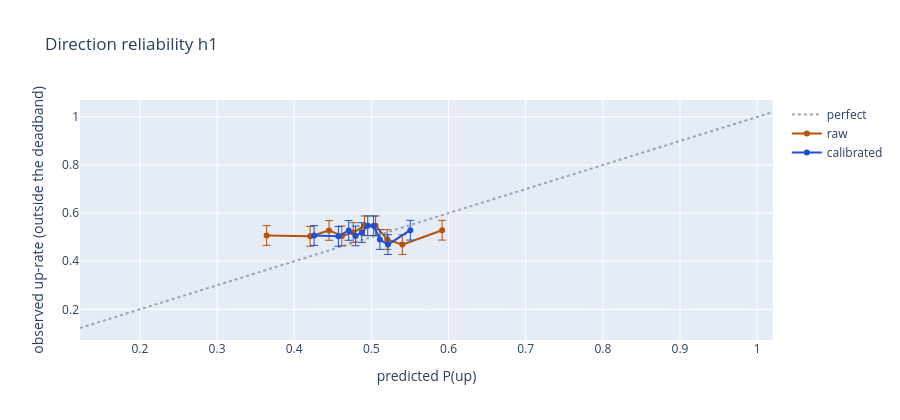
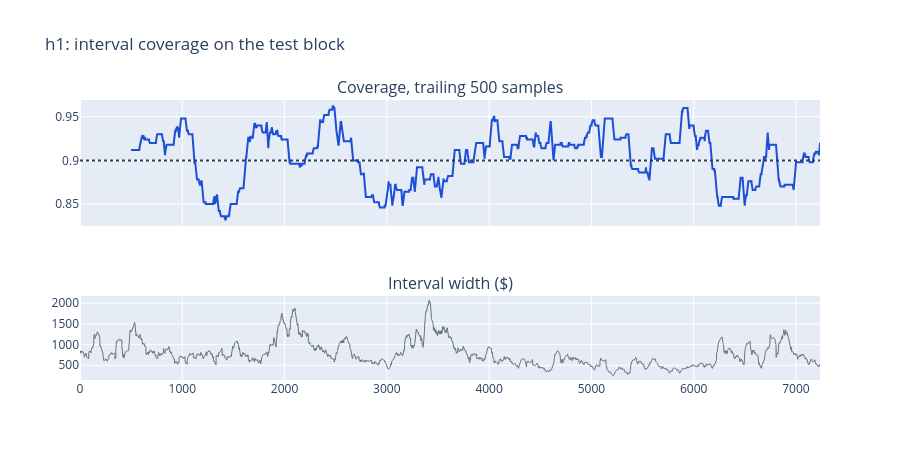

The notebook cell these images were saved under, in order:
### Markdown cell above
Static copy of that refit (the explorer above stays interactive):

### Code cell
display(calib.last_table.round(4))
reliability, coverage = calib.figures("h1")
reliability.show()
coverage.show()

### Figure 1 — Plotly figure (JSON) as saved in the notebook; plotly's stock layout.template omitted (floating-point values rounded to 4 significant figures)
{"data": [{"line": {"color": "#9ca3af", "dash": "dot"}, "mode": "lines", "name": "perfect", "type": "scatter", "x": [0.1224, 1.021], "y": [0.1224, 1.021]}, {"error_y": {"array": [0.04104, 0.04105, 0.04098, 0.04105, 0.04102, 0.04086, 0.04086, 0.04108, 0.04101, 0.04101], "arrayminus": [0.04104, 0.04105, 0.04098, 0.04105, 0.04102, 0.04086, 0.04086, 0.04108, 0.04101, 0.04101], "symmetric": false, "thickness": 1, "type": "data"}, "hovertext": ["n=570", "n=570", "n=570", "n=570", "n=570", "n=570", "n=570", "n=569", "n=569", "n=569"], "line": {"color": "#b45309"}, "mode": "lines+markers", "name": "raw", "type": "scatter", "x": [0.3643, 0.4207, 0.4452, 0.4618, 0.4766, 0.4912, 0.5055, 0.5206, 0.5401, 0.5917], "y": [0.507, 0.5035, 0.5281, 0.5053, 0.5193, 0.5474, 0.5474, 0.4903, 0.4692, 0.529]}, {"error_y": {"array": [0.04104, 0.04105, 0.04098, 0.04105, 0.04102, 0.04086, 0.04086, 0.04108, 0.04101, 0.04101], "arrayminus": [0.04104, 0.04105, 0.04098, 0.04105, 0.04102, 0.04086, 0.04086, 0.04108, 0.04101, 0.04101], "symmetric": false, "thickness": 1, "type": "data"}, "hovertext": ["n=570", "n=570", "n=570", "n=570", "n=570", "n=570", "n=570", "n=569", "n=569", "n=569"], "line": {"color": "#1d4ed8"}, "mode": "lines+markers", "name": "calibrated", "type": "scatter", "x": [0.4258, 0.4573, 0.4706, 0.4795, 0.4875, 0.4953, 0.5029, 0.511, 0.5215, 0.5505], "y": [0.507, 0.5035, 0.5281, 0.5053, 0.5193, 0.5474, 0.5474, 0.4903, 0.4692, 0.529]}], "layout": {"height": 420, "title": {"text": "Direction reliability h1"}, "xaxis": {"title": {"text": "predicted P(up)"}}, "yaxis": {"title": {"text": "observed up-rate (outside the deadband)"}}}}

### Figure 2 — Plotly figure (JSON) as saved in the notebook; plotly's stock layout.template omitted (floating-point values rounded to 4 significant figures; data arrays with more than 128 entries replaced by an {"elided": "..."} marker saying what was removed)
{"data": [{"line": {"color": "#1d4ed8"}, "name": "coverage", "type": "scatter", "x": {"elided": "6737 int values"}, "xaxis": "x", "y": {"elided": "6737 float values"}, "yaxis": "y"}, {"line": {"color": "#6b7280", "width": 1}, "name": "width", "type": "scatter", "x": {"elided": "7236 int values"}, "xaxis": "x2", "y": {"elided": "7236 float values"}, "yaxis": "y2"}], "layout": {"annotations": [{"font": {"size": 16}, "showarrow": false, "text": "Coverage, trailing 500 samples", "x": 0.5, "xanchor": "center", "xref": "paper", "y": 1.0, "yanchor": "bottom", "yref": "paper"}, {"font": {"size": 16}, "showarrow": false, "text": "Interval width ($)", "x": 0.5, "xanchor": "center", "xref": "paper", "y": 0.3, "yanchor": "bottom", "yref": "paper"}], "height": 460, "shapes": [{"line": {"dash": "dot"}, "type": "line", "x0": 0, "x1": 1, "xref": "x domain", "y0": 0.9, "y1": 0.9, "yref": "y"}], "showlegend": false, "title": {"text": "h1: interval coverage on the test block"}, "xaxis": {"anchor": "y", "domain": [0.0, 1.0], "matches": "x2", "showticklabels": false}, "xaxis2": {"anchor": "y2", "domain": [0.0, 1.0]}, "yaxis": {"anchor": "x", "domain": [0.55, 1.0]}, "yaxis2": {"anchor": "x2", "domain": [0.0, 0.3]}}}
